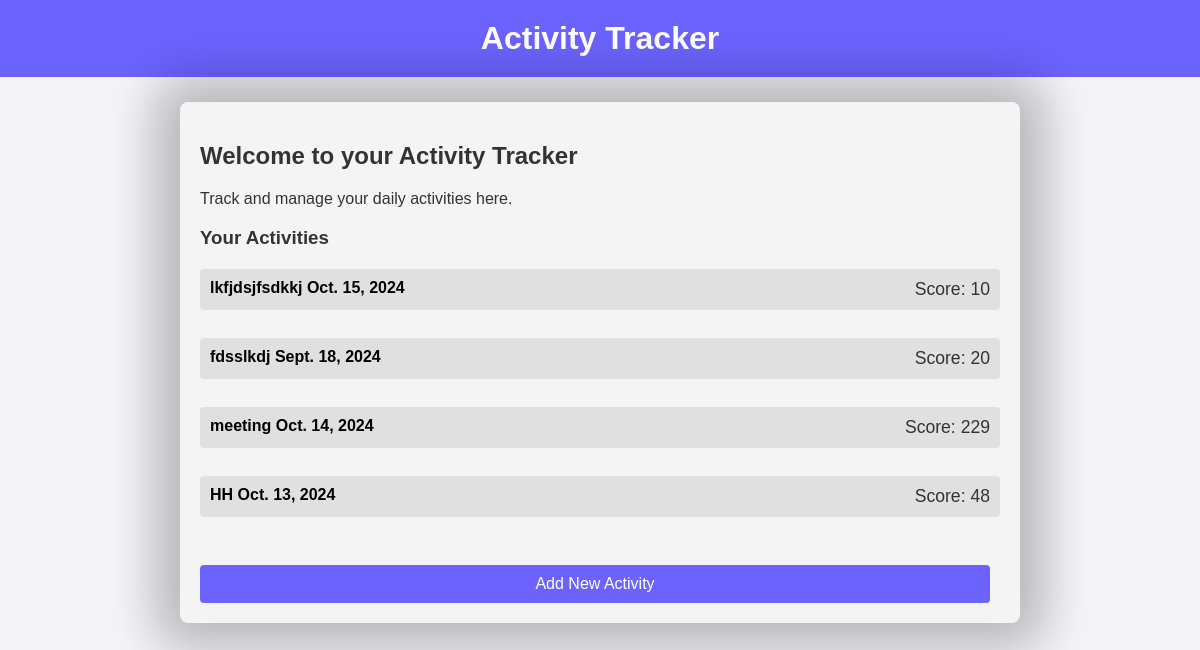
Before: / with the older database file.
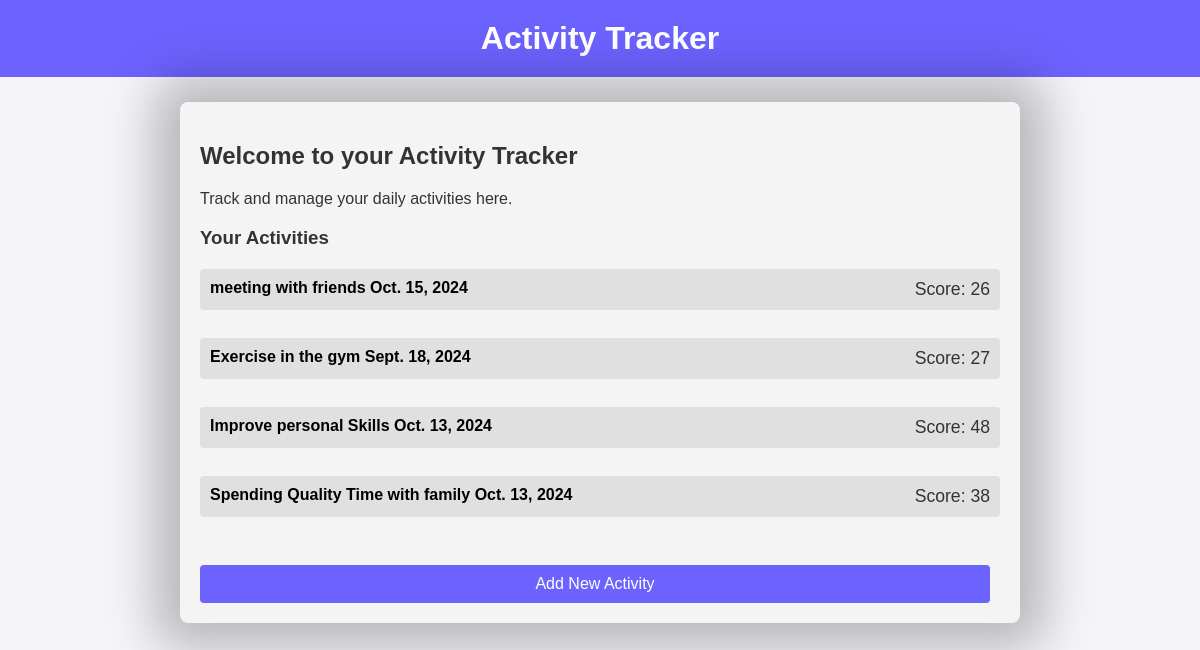
After: the same page with the newer database file.
### tracker/models.py (models this page shows, shortened)
class Activity(models.Model):
    name = models.CharField(max_length=255)
    description = models.TextField()
    date = models.DateField()
    time_spent = models.DurationField()  # Track time spent on activity
    score = models.IntegerField(default=0)  # Score based on time spent

### tracker/views.py (the view)
# urls.py: path('', views.index, name='index'),
def index(request):
    activities = Activity.objects.all()
    return render(request, 'tracker/index.html', {'activities': activities})

### tracker/templates/tracker/index.html (shortened to what this page needs)
{% extends 'tracker/base.html' %}  &nbsp; {% block content %}
<div class="index-container">
  <h2>Welcome to your Activity Tracker</h2>
  <p>Track and manage your daily activities here.</p>
  <h3>Your Activities</h3>
  <ul class="activity-list">
    {% for activity in activities %}
    <a href="{% url 'activity_detail' activity.pk %}" class="main-anc" >
      <li class="activity-item">
        <div class="activity-info">
          <strong> {{ activity.name }} </strong>
          <span class="activity-date">{{ activity.date }}</span>
        </div>
        <div class="activity-score">Score: {{ activity.score }}</div>
      </li>
    </a>
    {% empty %}
    <p>
      No activities yet. <a href="{% url 'add_activity' %}">Add one here.</a>
    </p>
    {% endfor %}
  </ul>
  <a class="add-activity-btn" href="{% url 'add_activity' %}"
    >Add New Activity</a
  >
</div>
{% endblock %}

Changed rows visible on the page:
removed Activity: name "meeting", date "Oct. 14, 2024", score "229"
changed Activity: name "lkfjdsjfsdkkj" → "meeting with friends"; score "10" → "26"
changed Activity: name "fdsslkdj" → "Exercise in the gym"; score "20" → "27"
changed Activity: name "HH" → "Improve personal Skills"
added Activity: name "Spending Quality Time with family", date "Oct. 13, 2024", score "38"
